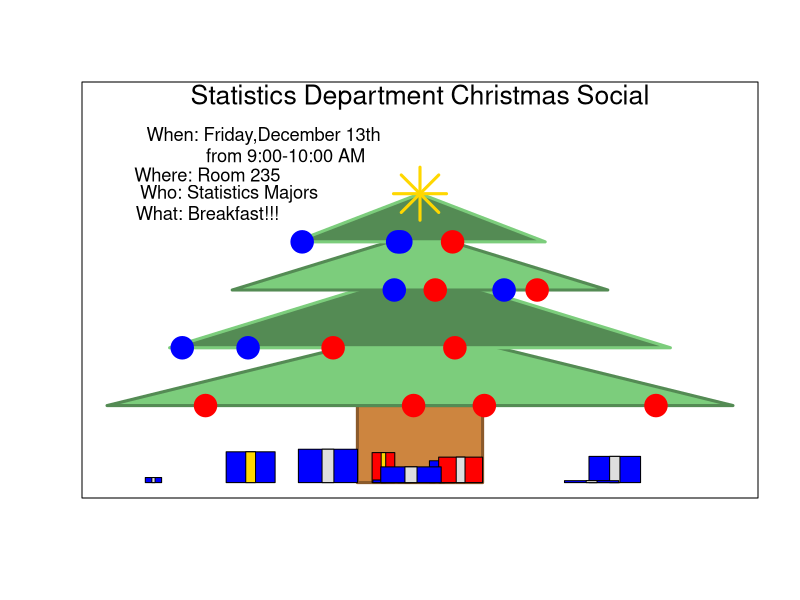

This figure's R source:
# RUN THIS CODE IN R FOR A SPECIAL MESSAGE
plot(1:10,1:10,xlim=c(-5,5),ylim=c(0,10),type="n",xlab="",ylab="",xaxt="n",yaxt="n")
rect(-1,0,1,2,col="tan3",border="tan4",lwd=3)
polygon(c(-5,0,5),c(2,4,2),col="palegreen3",border="palegreen4",lwd=3)
polygon(c(-4,0,4),c(3.5,5.5,3.5),col="palegreen4",border="palegreen3",lwd=3)
polygon(c(-3,0,3),c(5,6.5,5),col="palegreen3",border="palegreen4",lwd=3)
polygon(c(-2,0,2),c(6.25,7.5,6.25),col="palegreen4",border="palegreen3",lwd=3)
points(x=runif(4,-5,5),y=rep(2,4),col=sample(c("blue","red"),size=4,replace=T),cex=3,pch=19)
points(x=runif(4,-4,4),y=rep(3.5,4),col=sample(c("blue","red"),size=4,replace=T),cex=3,pch=19)
points(x=runif(4,-3,3),y=rep(5,4),col=sample(c("blue","red"),size=4,replace=T),cex=3,pch=19)
points(x=runif(4,-2,2),y=rep(6.25,4),col=sample(c("blue","red"),size=4,replace=T),cex=3,pch=19)
points(0,7.5,pch=8,cex=5,col="gold",lwd=3)
xPres = runif(10,-4.5,4.5)
xWidth = runif(10,0.1,0.5)
xHeight=runif(10,0,1)
for(i in 1:10){
  rect(xPres[i]-xWidth[i],0,xPres[i]+xWidth[i],xHeight[i],col=sample(c("blue","red"),size=1))
  rect(xPres[i]-0.2*xWidth[i],0,xPres[i]+0.2*xWidth[i],xHeight[i],col=sample(c("gold","grey87"),size=1))
}
text(0,10,"Statistics Department Christmas Social",cex=1.6)
text(-2.5,9,"When: Friday,December 13th",cex=1.1)
text(-2.15,8.5,"from 9:00-10:00 AM",cex=1.1)
text(-3.4,8,"Where: Room 235",cex=1.1)
text(-3.05,7.5,"Who: Statistics Majors",cex=1.1)
text(-3.4,7,"What: Breakfast!!!",cex=1.1)
